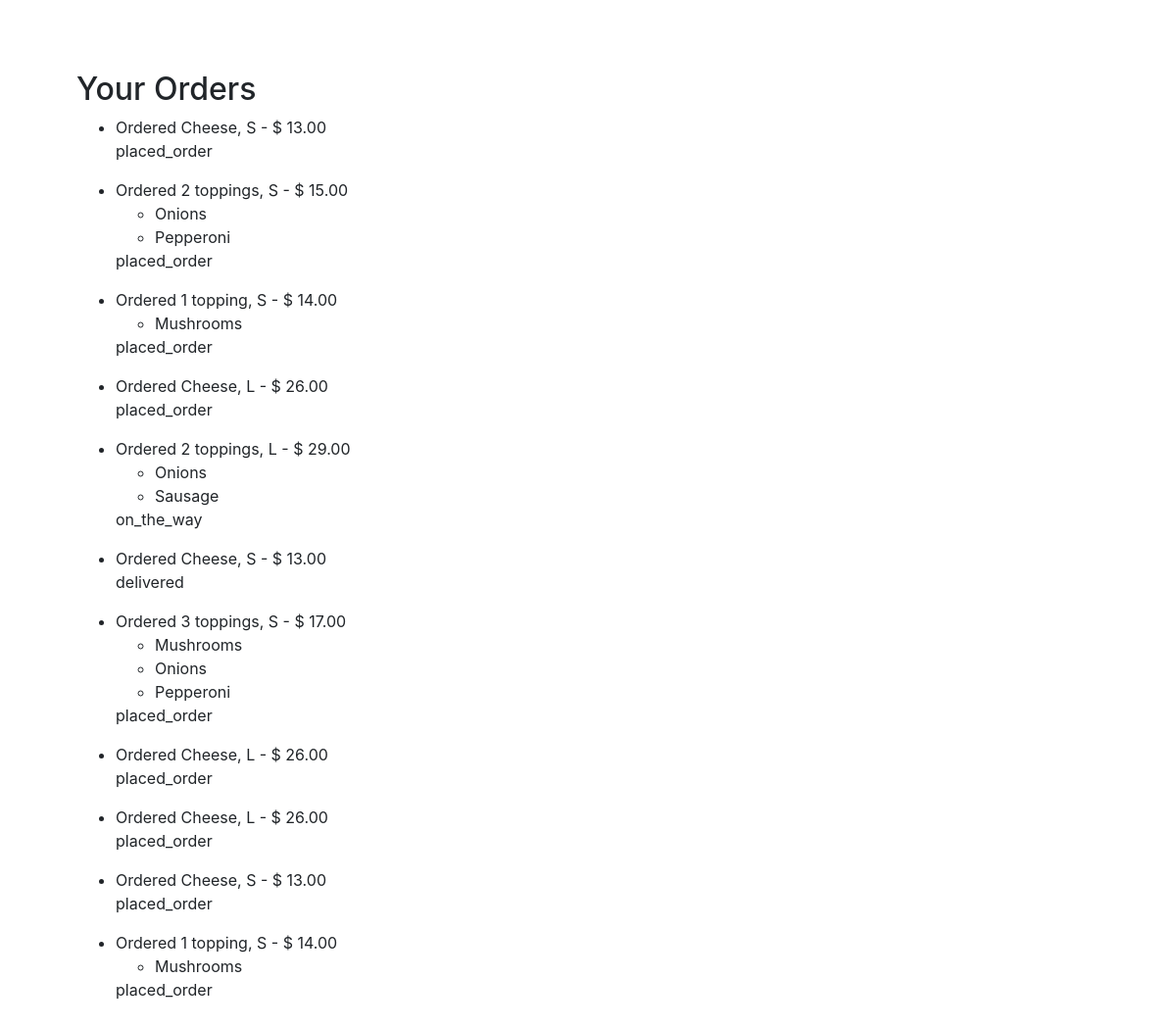
Screenshot of /status/ (signed in) with the database file from the repository.
### orders/models.py (models this page shows)
class Order(models.Model):
    statuses = [('placed_order', 'PO'),('on_the_way', 'OTW'), ('delivered', 'D'), ('Cancelled','C')]
    item = models.ForeignKey(Food, related_name="orders", on_delete=models.CASCADE)
    user = models.ManyToManyField(User, related_name="orders")
    status = models.CharField( max_length = 10, choices=statuses, default="placed_order")
    def __str__(self):
        return f"Ordered {self.item}"

class Food(models.Model):
    Sizes =[('small','S'), ('large', 'L'), ('regular', 'R')]
    Types =[( 'Regular_Pizza','Regular_Pizzas'), ('Silicate_Pizza','Silicate_Pizzas'), ('Subs','SUB'), ('Dinner_Platter','dinner_platters'), ('Pasta', 'pastas'),('salad','Salads')]
    name = models.CharField(max_length = 100)
    size = models.CharField(null= True, max_length = 10, choices=Sizes, default="regular")
    type = models.CharField(choices=Types, max_length=64)
    toppings_allowed = models.IntegerField()
    cost = models.DecimalField(max_digits=5, decimal_places=2)
    def __str__(self):
        return f"{self.name}, {self.size} - $ {self.cost}"

class Toppings(models.Model):
    name = models.CharField(max_length=64)
    pizza = models.ManyToManyField(Cart, blank=True, related_name="toppings")
    order = models.ManyToManyField(Order, blank=True, related_name="toppings")
    def __str__(self):
        return f"{self.name}"

### orders/views.py (the view)
# urls.py: path("status/", views.status, name="status")
def status(request):
    user = request.user
    context = {
        "orders": user.orders.all()
    }
    return render(request, "orders/status.html", context)

### orders/templates/orders/status.html (shortened to what this page needs)
{% extends 'orders/layout.html' %}
{% block main %}
  <h2>Your Orders</h2>
  <ul>
    {% for order in orders %}
      <li>{{ order }}</li>
      <ul>
        {% for topping in order.toppings.all %}
            <li>{{ topping }}</li>
        {% endfor %}
      </ul>
      <p>{{ order.status }}</p>
    {% endfor %}
  </ul>
{% endblock %}

### orders/templates/orders/layout.html (shortened to what this page needs)
<!DOCTYPE html>
<html>
  <head>
    <link rel="stylesheet" href="https://stackpath.bootstrapcdn.com/bootstrap/4.1.3/css/bootstrap.min.css">
  </head>
  <body>
    <br/>
    <main class="container p-5">
      {% block main %}
      {% endblock %}
    </main>
  </body>
</html>

### rows the page displays
Order: item.cost "Ordered Cheese, S - $ 13.00", status "placed_order"
Order: item.cost "Ordered 2 toppings, S - $ 15.00", status "placed_order"
Toppings: name "Onions"
Toppings: name "Pepperoni"
Order: item.cost "Ordered 1 topping, S - $ 14.00", status "placed_order"
Toppings: name "Mushrooms"
Order: item.cost "Ordered Cheese, L - $ 26.00", status "placed_order"
Order: item.cost "Ordered 2 toppings, L - $ 29.00", status "on_the_way"
Toppings: name "Sausage"
Order: item.cost "Ordered Cheese, S - $ 13.00", status "delivered"
Order: item.cost "Ordered 3 toppings, S - $ 17.00", status "placed_order"
Order: item.cost "Ordered Cheese, L - $ 26.00", status "placed_order"
Order: item.cost "Ordered Cheese, L - $ 26.00", status "placed_order"
Order: item.cost "Ordered Cheese, S - $ 13.00", status "placed_order"
Order: item.cost "Ordered 1 topping, S - $ 14.00", status "placed_order"
